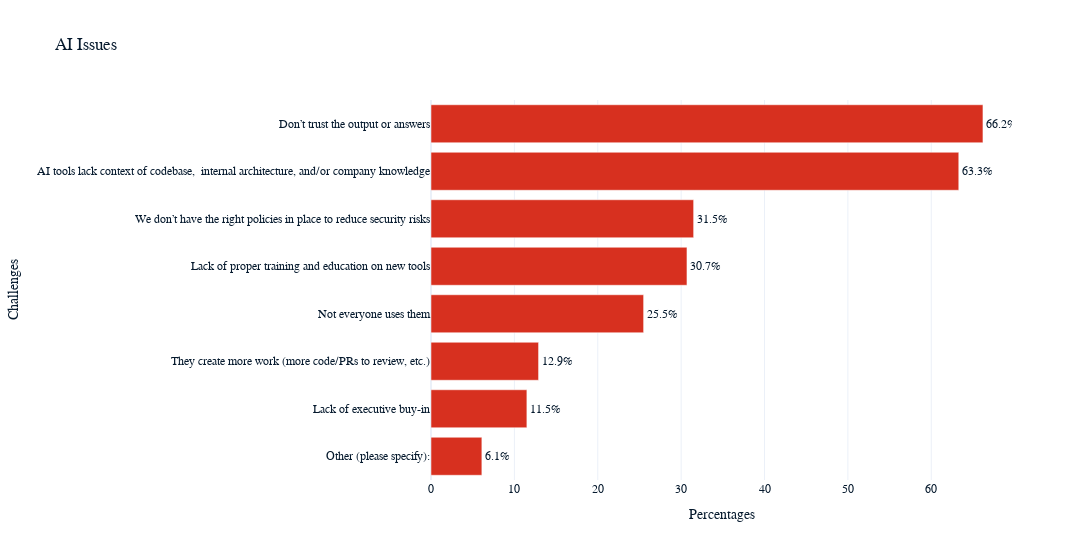

Write notebook code for a chart like this one.
### Markdown cell above
### Key Benefits of AI Tools

AI tools bring a range of significant benefits to the development process. **81%** of users report increased productivity, reflecting how these tools can enhance efficiency and streamline workflows. They also play a crucial role in accelerating learning, with **62.4%** of users finding that AI tools help them acquire new skills more quickly. The improved efficiency (**58.5%**) in various tasks underscores their effectiveness in optimizing development processes.

Moreover, **30.3%** of users observe that AI tools improve coding accuracy, which is essential for reducing errors and enhancing the quality of software. AI tools also contribute to making workloads more manageable for **25%** of users, indicating their role in balancing tasks and reducing overall stress. Although **7.8%** of users note improvements in collaboration, this benefit is less pronounced compared to others. The overall trend suggests that AI tools are highly valued for their ability to increase productivity, support rapid learning, and enhance core aspects of the development process.

### Code cell
aiChall = cleaners(aiQ1, 'AIChallenges', dash = True)
aiChall = aiChall.iloc[:,3:]
rownum_aiChall = aiChall.shape[0]
aiChall = aiChall.sum().reset_index()
aiChall.columns = ['Challenges', 'Sum']
aiChall['Percentages'] = ((aiChall['Sum']/rownum_aiChall)*100).round(1)
aiChall = aiChall.sort_values(by='Percentages', ascending = True)
aiChall = h_bar(aiChall,'Percentages','Challenges','AI Issues')
aiChall.show()

### Figure 1 — Plotly figure (JSON) as saved in the notebook; plotly's stock layout.template omitted (floating-point values rounded to 4 significant figures)
{"data": [{"alignmentgroup": "True", "hoverinfo": "none", "hovertemplate": "<b>%{y}: </b>%{x:.1f}%<extra></extra>", "legendgroup": "", "marker": {"color": "#d7301f", "pattern": {"shape": ""}}, "name": "", "offsetgroup": "", "orientation": "h", "showlegend": false, "text": ["6.1%", "11.5%", "12.9%", "25.5%", "30.7%", "31.5%", "63.3%", "66.2%"], "textposition": "outside", "type": "bar", "x": [6.1, 11.5, 12.9, 25.5, 30.7, 31.5, 63.3, 66.2], "xaxis": "x", "y": ["Other (please specify):", "Lack of executive buy-in", "They create more work (more code/PRs to review, etc.)", "Not everyone uses them", "Lack of proper training and education on new tools", "We don’t have the right policies in place to reduce security risks", "AI tools lack context of codebase,  internal architecture, and/or company knowledge", "Don’t trust the output or answers"], "yaxis": "y"}], "layout": {"barmode": "relative", "legend": {"tracegroupgap": 0}, "title": {"text": "AI Issues"}, "width": 1250, "xaxis": {"anchor": "y", "domain": [0, 1], "title": {"text": "Percentages"}}, "yaxis": {"anchor": "x", "domain": [0, 1], "title": {"text": "Challenges"}}}}
